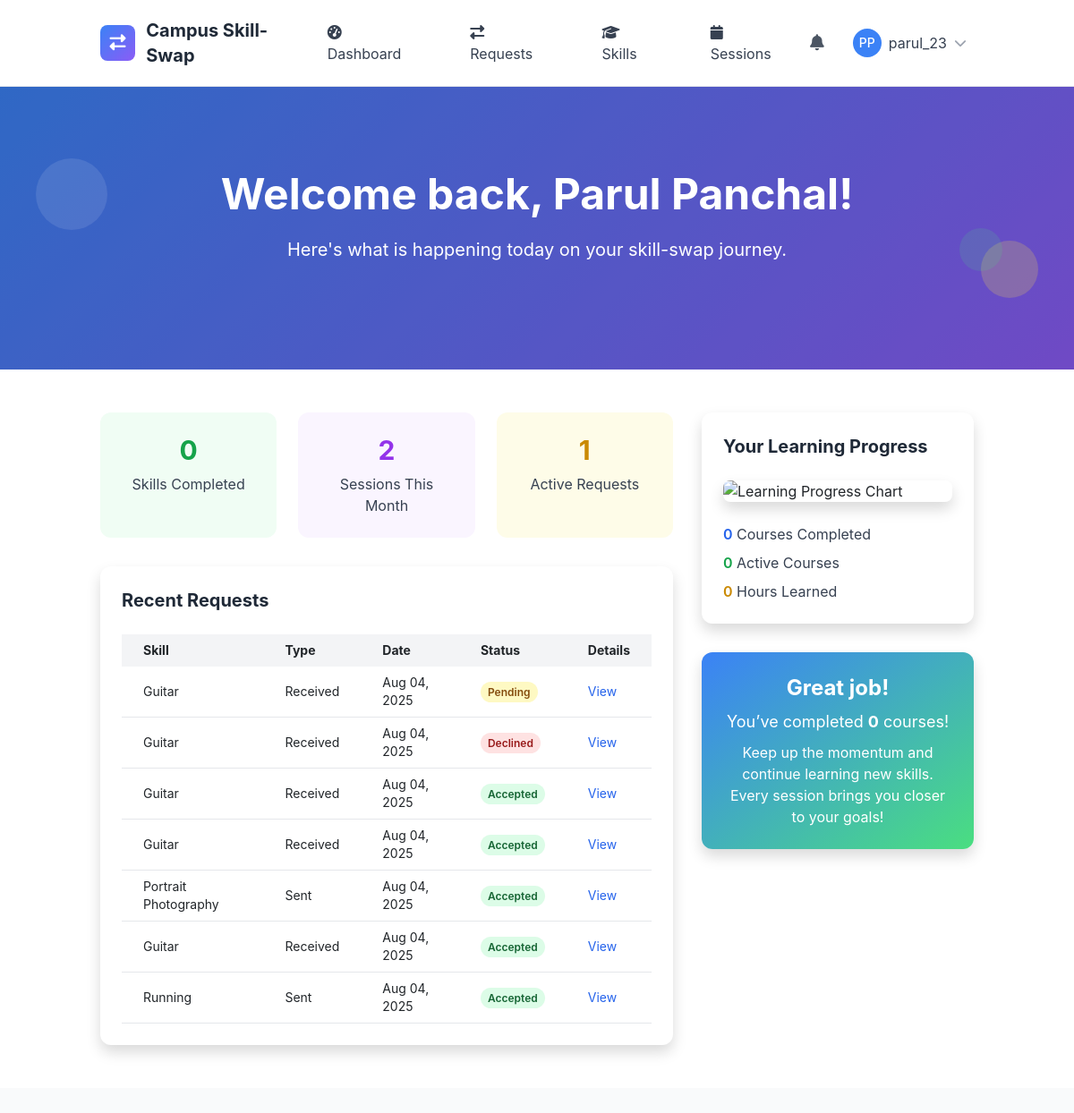
Screenshot of /dashboard/ (signed in) with the database file from the repository.
### skills/models.py (models this page shows, shortened)
class Skill(models.Model):
    name = models.CharField(max_length=100)
    category = models.ForeignKey(SkillCategory, on_delete=models.CASCADE, related_name='skills')
    description = models.TextField(blank=True)
    is_popular = models.BooleanField(default=False)
    created_at = models.DateTimeField(auto_now_add=True)
    updated_at = models.DateTimeField(auto_now=True)
    class Meta:
        ordering = ['category__name', 'name']
        unique_together = ['name', 'category']

### skill_sessions/models.py (models this page shows, shortened)
class SkillSwapRequest(models.Model):
    STATUS_CHOICES = [
        ('pending', 'Pending'),
        ('accepted', 'Accepted'),
        ('declined', 'Declined'),
        ('cancelled', 'Cancelled'),
        ('expired', 'Expired'),
    ]
    requester = models.ForeignKey(User, on_delete=models.CASCADE, related_name='sent_requests')
    recipient = models.ForeignKey(User, on_delete=models.CASCADE, related_name='received_requests')
    offered_skill = models.ForeignKey(OfferedSkill, on_delete=models.CASCADE, related_name='swap_requests')
    desired_skill = models.ForeignKey(DesiredSkill, on_delete=models.CASCADE, related_name='swap_requests', null=True, blank=True)
    status = models.CharField(max_length=20, choices=STATUS_CHOICES, default='pending')
    message = models.TextField(blank=True, help_text="Personal message from the requester")
    proposed_duration = models.PositiveIntegerField(default=60, help_text="Proposed session duration in minutes")
    proposed_format = models.CharField(max_length=20, choices=[
        ('online', 'Online'),
        ('in_person', 'In-Person'),
        ('flexible', 'Flexible'),
    ], default='flexible')
    proposed_location = models.CharField(max_length=200, blank=True, help_text="For in-person sessions")
    created_at = models.DateTimeField(auto_now_add=True)
    updated_at = models.DateTimeField(auto_now=True)
    expires_at = models.DateTimeField()
    responded_at = models.DateTimeField(null=True, blank=True)
    response_message = models.TextField(blank=True)
    class Meta:
        ordering = ['-created_at']
        db_table = 'swaprequest'

### core/views.py (the view)
        @login_required
        def dashboard_view(request):
            from skills.models import DesiredSkill, OfferedSkill
            from skill_sessions.models import SkillSwapSession
            from django.db.models import Q, Count
            from datetime import datetime, timedelta
            user = request.user
            skills_completed = SkillSwapSession.objects.filter(
                learner=user,
                status='completed'
            ).values('skill').distinct().count()
            first_day_of_month = datetime.now().replace(day=1)
            sessions_this_month = SkillSwapSession.objects.filter(
                Q(teacher=user) | Q(learner=user),
                created_at__gte=first_day_of_month,
                status='completed'
            ).count()
            from skill_sessions.models import SkillSwapRequest
            active_requests = SkillSwapRequest.objects.filter(
                Q(requester=user) | Q(recipient=user),
                status='pending'
            ).count()
            recent_requests_received = SkillSwapRequest.objects.filter(
                recipient=user
            ).select_related('requester', 'offered_skill__skill')[:5]
            recent_requests_sent = SkillSwapRequest.objects.filter(
                requester=user
            ).select_related('recipient', 'offered_skill__skill')[:5]
            recent_requests = []
            for req in recent_requests_received:
                recent_requests.append({
                    'skill_name': req.offered_skill.skill.name,
                    'request_type': 'Received',
                    'date': req.created_at,
                    'status': req.get_status_display(),
                    'detail_url': f'/skill-sessions/requests/{req.id}/'
                })
            for req in recent_requests_sent:
                recent_requests.append({
                    'skill_name': req.offered_skill.skill.name,
                    'request_type': 'Sent',
                    'date': req.created_at,
                    'status': req.get_status_display(),
                    'detail_url': f'/skill-sessions/requests/{req.id}/'
                })
            recent_requests.sort(key=lambda x: x['date'], reverse=True)
            recent_requests = recent_requests[:10]
            completed_courses = SkillSwapSession.objects.filter(
                learner=user,
                status='completed'
            ).count()
            stats = {
                'skills_completed': skills_completed,
                'sessions_this_month': sessions_this_month,
                'active_requests': active_requests,
            }
            progress = {
                'completed_courses': completed_courses,
            }
            context = {
                'stats': stats,
                'recent_requests': recent_requests,
                'progress': progress,
            }
            return render(request, "core/dashboard.html", context)

### templates/core/dashboard.html (shortened to what this page needs)
{% extends 'base.html' %}
{% load static %}
{% block content %}
<section class="gradient-bg relative overflow-hidden">
    <div class="absolute inset-0 bg-black opacity-20"></div>
    <div class="relative container mx-auto px-4 py-16 lg:py-24">
        <div class="text-white text-center">
            <h1 class="text-4xl lg:text-5xl font-bold mb-4">Welcome back, {{ user.get_full_name|default:user.username }}!</h1>
            <p class="text-lg lg:text-xl mb-6">Here's what is happening today on your skill-swap journey.</p>
        </div>
    </div>
    <div class="absolute top-20 left-10 w-20 h-20 bg-white opacity-10 rounded-full animate-bounce"></div>
    <div class="absolute bottom-20 right-10 w-16 h-16 bg-yellow-300 opacity-20 rounded-full animate-pulse"></div>
    <div class="absolute top-1/2 right-20 w-12 h-12 bg-green-400 opacity-15 rounded-full animate-bounce delay-75"></div>
</section>
<section class="py-12 bg-white">
    <div class="container mx-auto px-4">
        <div class="grid grid-cols-1 lg:grid-cols-3 gap-8">
            <div class="lg:col-span-2 space-y-8">
                <div class="grid grid-cols-1 md:grid-cols-3 gap-6">
                    <div class="bg-green-50 p-6 rounded-xl text-center">
                        <div class="text-3xl font-bold text-green-600 mb-2" id="skills-completed-count">{{ stats.skills_completed|default:"0" }}</div>
                        <div class="text-gray-700">Skills Completed</div>
                    </div>
                    <div class="bg-purple-50 p-6 rounded-xl text-center">
                        <div class="text-3xl font-bold text-purple-600 mb-2" id="sessions-month-count">{{ stats.sessions_this_month|default:"0" }}</div>
                        <div class="text-gray-700">Sessions This Month</div>
                    </div>
                    <div class="bg-yellow-50 p-6 rounded-xl text-center">
                        <div class="text-3xl font-bold text-yellow-600 mb-2" id="active-requests-count">{{ stats.active_requests|default:"0" }}</div>
                        <div class="text-gray-700">Active Requests</div>
                    </div>
                </div>
                <div class="bg-white rounded-xl shadow p-6">
                    <h2 class="text-xl font-bold text-gray-800 mb-4">Recent Requests</h2>
                    {% if recent_requests %}
                        <div class="overflow-x-auto">
                            <table class="min-w-full text-sm">
                                <thead>
                                    <tr class="bg-gray-100">
                                        <th class="py-2 px-4 text-left">Skill</th>
                                        <th class="py-2 px-4 text-left">Type</th>
                                        <th class="py-2 px-4 text-left">Date</th>
                                        <th class="py-2 px-4 text-left">Status</th>
                                        <th class="py-2 px-4 text-left">Details</th>
                                    </tr>
                                </thead>
                                <tbody>
                                    {% for req in recent_requests %}
                                    <tr class="border-b">
                                        <td class="py-2 px-4">{{ req.skill_name }}</td>
                                        <td class="py-2 px-4">{{ req.request_type }}</td>
                                        <td class="py-2 px-4">{{ req.date|date:"M d, Y" }}</td>
                                        <td class="py-2 px-4">
                                            <span class="px-2 py-1 rounded-full text-xs font-semibold
                                                {% if req.status == 'Pending' %}bg-yellow-100 text-yellow-800
                                                {% elif req.status == 'Accepted' %}bg-green-100 text-green-800
                                                {% elif req.status == 'Declined' %}bg-red-100 text-red-800
                                                {% else %}bg-gray-100 text-gray-800{% endif %}">
                                                {{ req.status }}
                                            </span>
                                        </td>
                                        <td class="py-2 px-4">
                                            <a href="{{ req.detail_url }}" class="text-blue-600 hover:underline">View</a>
                                        </td>
                                    </tr>
                                    {% endfor %}
                                </tbody>
                            </table>
                        </div>
                    {% else %}
                        <p class="text-gray-500">No recent requests.</p>
                    {% endif %}
                </div>
            </div>
            <div class="space-y-8">
                <div class="bg-white rounded-xl shadow p-6">
                    <h2 class="text-xl font-bold text-gray-800 mb-4">Your Learning Progress</h2>
                    <div class="mb-4">
                        <img src="{% static 'img/progress_chart.png' %}" alt="Learning Progress Chart" class="w-full rounded-lg shadow">
                    </div>
                    <ul class="space-y-2">
                        <li>
                            <span class="font-semibold text-blue-600">{{ progress.completed_courses|default:'0' }}</span>
                            <span class="text-gray-700">Courses Completed</span>
                        </li>
                        <li>
                            <span class="font-semibold text-green-600">{{ progress.active_courses|default:'0' }}</span>
                            <span class="text-gray-700">Active Courses</span>
                        </li>
                        <li>
                            <span class="font-semibold text-yellow-600">{{ progress.total_hours|default:'0' }}</span>
                            <span class="text-gray-700">Hours Learned</span>
                        </li>
                    </ul>
                </div>
                <div class="bg-gradient-to-br from-blue-500 to-green-400 text-white rounded-xl shadow p-6 text-center">
                    <h3 class="text-2xl font-bold mb-2">Great job!</h3>
                    <p class="text-lg mb-2">
                        You’ve completed <span class="font-bold">{{ progress.completed_courses|default:'0' }}</span> courses!
                    </p>
                    <p class="text-md">Keep up the momentum and continue learning new skills. Every session brings you closer to your goals!</p>
                </div>
            </div>
        </div>
    </div>
</section>
{% endblock %}

### templates/base.html (shortened to what this page needs)
{% load static %}
<!DOCTYPE html>
<html lang="en" class="h-full">
<head>
    <script src="https://cdn.tailwindcss.com"></script>
    <link href="https://cdn.jsdelivr.net/npm/bootstrap@5.3.2/dist/css/bootstrap.min.css" rel="stylesheet">
    <link rel="stylesheet" href="https://cdnjs.cloudflare.com/ajax/libs/font-awesome/6.5.1/css/all.min.css">
</head>
<body class="bg-gray-50 h-full">
    <nav class="bg-white shadow-lg border-b">
        <div class="container mx-auto px-4">
            <div class="flex justify-between items-center py-3">
                <div class="flex items-center space-x-3">
                    <div class="w-10 h-10 gradient-bg rounded-lg flex items-center justify-center">
                        <i class="fas fa-exchange-alt text-white text-lg"></i>
                    </div>
                    <a href="{% url 'core:home' %}" class="text-xl font-bold text-gray-800 hover:text-blue-600 transition-colors">
                        Campus Skill-Swap
                    </a>
                </div>
                <div class="hidden md:flex items-center space-x-6">
                    {% if user.is_authenticated %}
                        <a href="{% url 'core:dashboard' %}" class="nav-link px-3 py-2 text-gray-700 hover:text-blue-600 transition-colors">
                            <i class="fas fa-tachometer-alt mr-2"></i>Dashboard
                        </a>
                        <a href="{% url 'skill_sessions:request_list' %}" class="nav-link px-3 py-2 text-gray-700 hover:text-blue-600 transition-colors">
                            <i class="fas fa-exchange-alt mr-2"></i>Requests
                        </a>
                        <a href="{% url 'skills:skill_list' %}" class="nav-link px-3 py-2 text-gray-700 hover:text-blue-600 transition-colors">
                            <i class="fas fa-graduation-cap mr-2"></i>Skills
                        </a>
                        <a href="{% url 'skill_sessions:session_management' %}" class="nav-link px-3 py-2 text-gray-700 hover:text-blue-600 transition-colors">
                            <i class="fas fa-calendar mr-2"></i>Sessions
                        </a>
                    {% endif %}
                </div>
                <div class="flex items-center space-x-4">
                    {% if user.is_authenticated %}
                        <div class="relative">
                            <button id="notificationBtn" class="relative p-2 text-gray-600 hover:text-blue-600 transition-colors">
                                <i class="fas fa-bell text-lg"></i>
                            </button>
                        </div>
                        <div class="relative">
                            <button id="userMenuBtn" class="flex items-center space-x-2 p-2 rounded-lg hover:bg-gray-100 transition-colors">
                                {% if user.profile.profile_picture %}
                                    <img src="{{ user.profile.profile_picture.url }}" alt="Profile" class="w-8 h-8 rounded-full">
                                {% else %}
                                    <div class="w-8 h-8 bg-blue-500 rounded-full flex items-center justify-center">
                                        <span class="text-white text-sm font-medium">{{ user.first_name|first|upper }}{{ user.last_name|first|upper }}</span>
                                    </div>
                                {% endif %}
                                <span class="hidden md:block text-gray-700">{{ user.username}}</span>
                                <i class="fas fa-chevron-down text-gray-400 text-sm"></i>
                            </button>
                        </div>
                    {% endif %}
                </div>
            </div>
        </div>
    </nav>
    <main class="min-h-screen">
        {% block content %}{% endblock %}
    </main>
</body>
</html>

### templates/base.html (style rules this page uses)
:root { --primary-color: #3B82F6; --secondary-color: #10B981; --accent-color: #8B5CF6; --warning-color: #F59E0B; --danger-color: #EF4444; }
body { font-family: 'Inter', -apple-system, BlinkMacSystemFont, sans-serif; }
.gradient-bg { background: linear-gradient(135deg, var(--primary-color) 0%, var(--accent-color) 100%); }

### rows the page displays
Skill: skill_name "Guitar" "Guitar" "Guitar" "Guitar" "Guitar"
SkillSwapRequest: date "Aug 04, 2025"
SkillSwapRequest: date "Aug 04, 2025"
SkillSwapRequest: date "Aug 04, 2025"
SkillSwapRequest: date "Aug 04, 2025"
Skill: skill_name "Portrait Photography"
SkillSwapRequest: date "Aug 04, 2025"
SkillSwapRequest: date "Aug 04, 2025"
Skill: skill_name "Running"
SkillSwapRequest: date "Aug 04, 2025"

### other values shown
{{ user.first_name|first|upper }} "P"
{{ user.last_name|first|upper }} "P"
{{ user.username }} "parul_23"
{{ user.get_full_name|default:user.username }} "Parul Panchal"
{{ stats.skills_completed|default:"0" }} "0"
{{ stats.sessions_this_month|default:"0" }} "2"
{{ stats.active_requests|default:"0" }} "1"
{{ req.request_type }} "Received" "Received" "Received" "Received" "Sent" "Received" "Sent"
{{ req.status }} "Pending" "Declined" "Accepted" "Accepted" "Accepted" "Accepted" "Accepted"
{{ progress.completed_courses|default:'0' }} "0"
{{ progress.active_courses|default:'0' }} "0"
{{ progress.total_hours|default:'0' }} "0"
